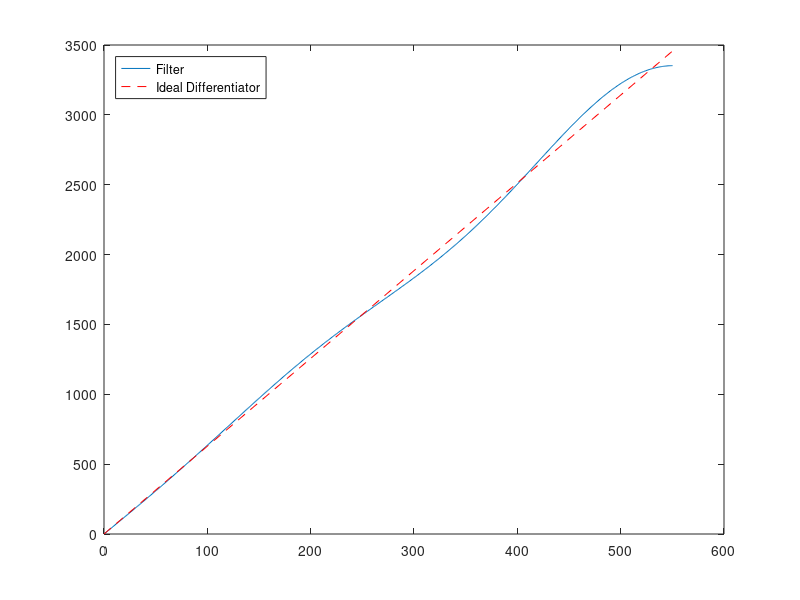

Source code (MATLAB):
%% Initialize parameters
W = 40;
Fs = 44100/W;
Ts = 1/Fs; 
N = 7; % The order of the filter

f = [0 1];       % Frequency band edges (as pi)
a = [0 pi*Fs];         % Desired amplitudes


%% Place your code here...
%  Design a FIR differentiator with Parks-Mccellan
%  Set bD as your filter coefficients

bD = firpm(N,f,a,'d'); % The coefficients of the filter

% Plot the frequency response of your filter
% y axis is magnitude (not in dB)
% x axis is frequency in Hz. Plot for the range [0 - Fs/2]
% Place your plot code here,

[H,W]=freqz(bD); % Getting the frequency and magnitude values from the frequency analysis
plot(W/(2*pi*Ts),abs(H)); % Drawing of the designed filter's response until the Fs/2
hold on;
plot([0 Fs/2], [0 pi*Fs], '--r'); % Drawing of the ideal filter's response
hold off;
legend('Filter', 'Ideal Differentiator', 'Location', 'NorthWest')

% End of your code - END OF EDIT
%% Plot the results - DON'T EDIT


% Print the coefficients
% clc
for k = 1:N+1
    fprintf('b(%d) = %8.6g, \n', k-1, bD(k));
end

% Clear needless variables and save the filter
clearvars -except bD
save differentiator_coefficients;